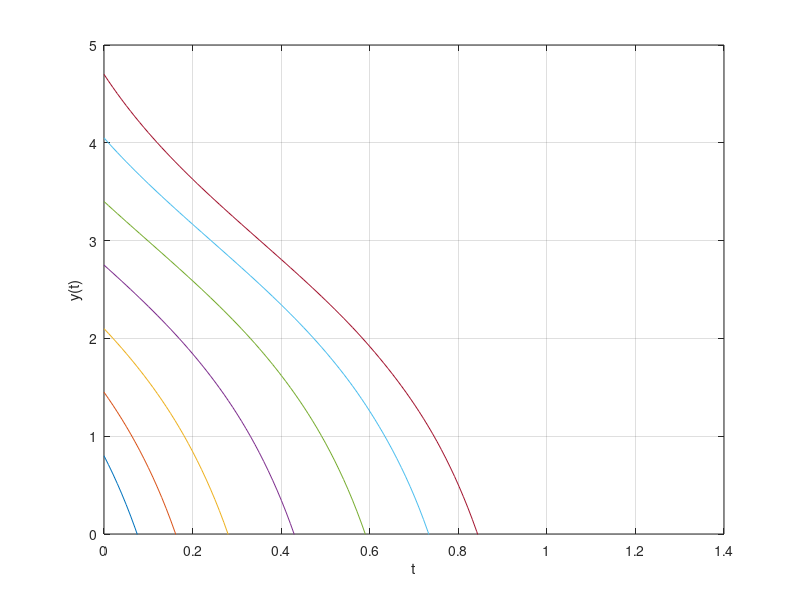

This chart was generated by the following MATLAB code: (Note: this script raises an error after producing the figure.)

      close all
      
h = 13;
dydt = @(t,y) 6*y - y^2 - h;
tt = linspace(0,5,500);
for y0 = 0.8:0.65:5
    [t,y] = ode45(dydt,tt,y0);
    plot(t,y), hold on
end
xlabel('t'), ylabel('y(t)')
grid on, ylim([0 5])

      if length(get(0,'children')) > 0
        set(gcf,'paperpos',[0 0 5 2.75])
        print -dsvg fo_lgs_overharvest.svg
      end
      
      